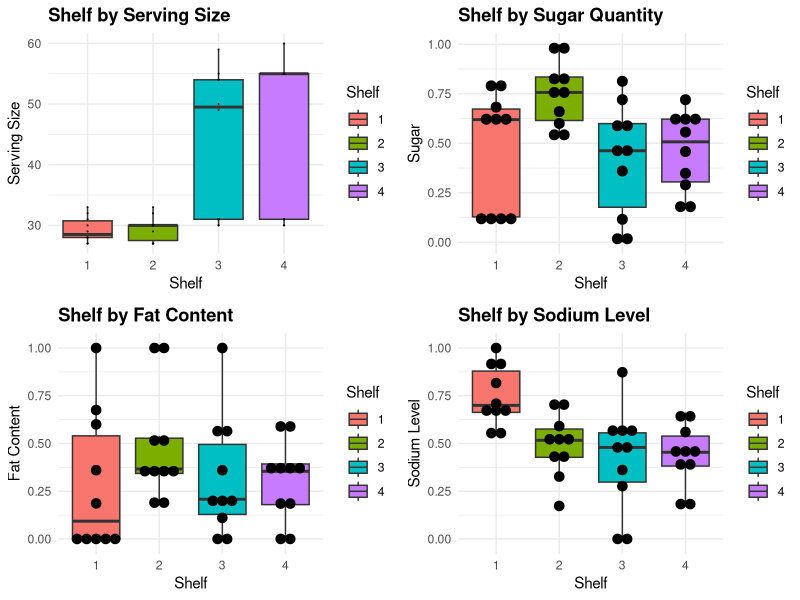
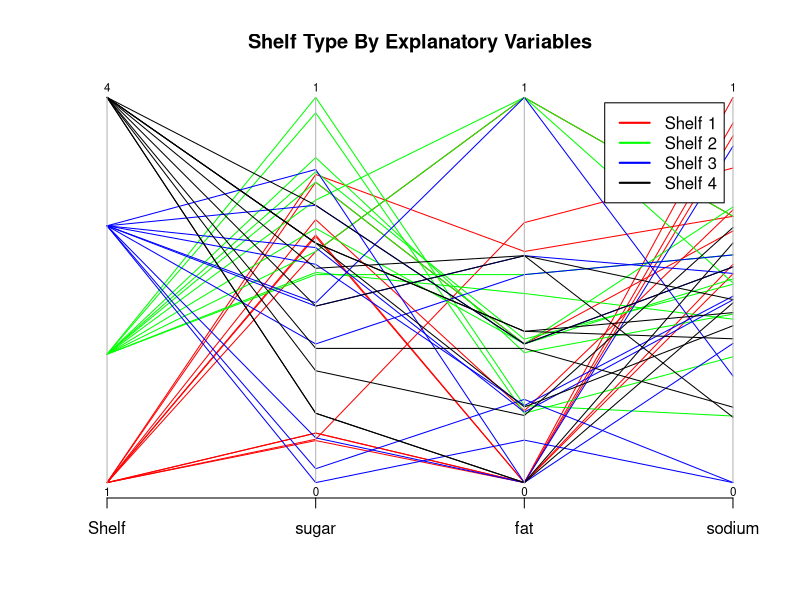
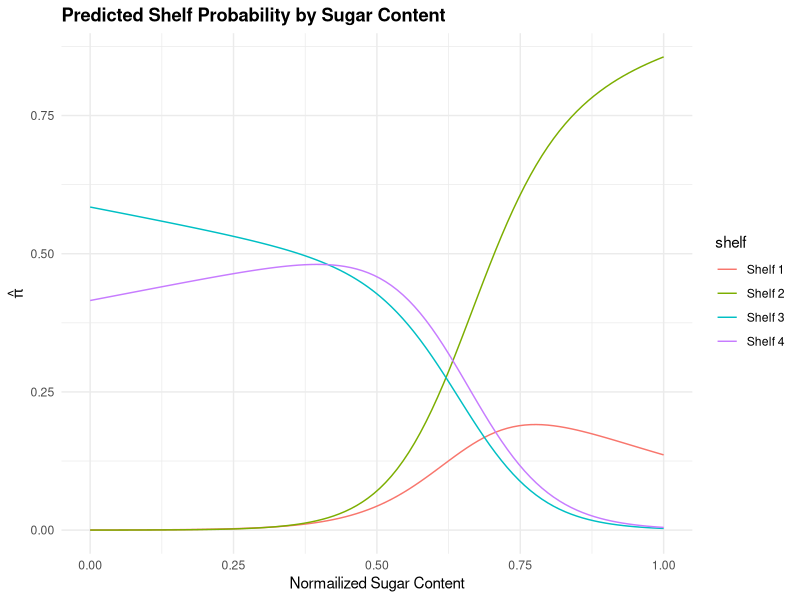
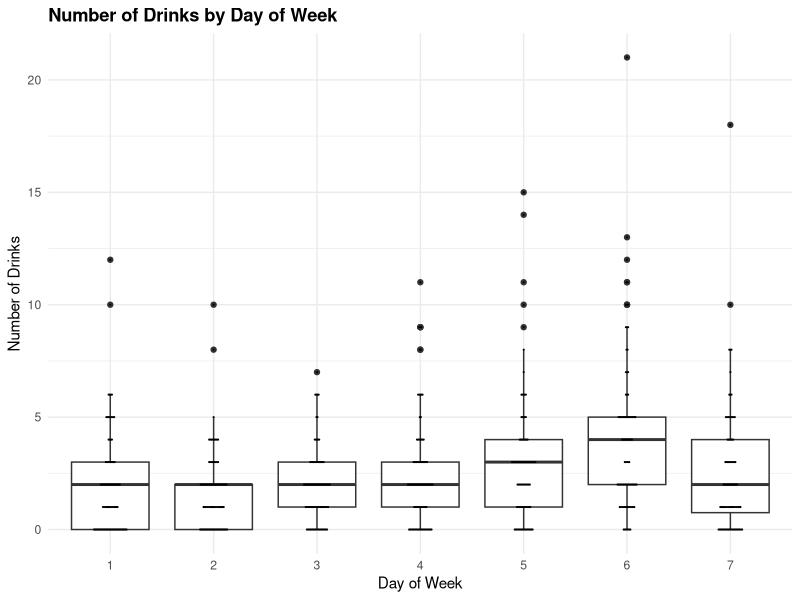
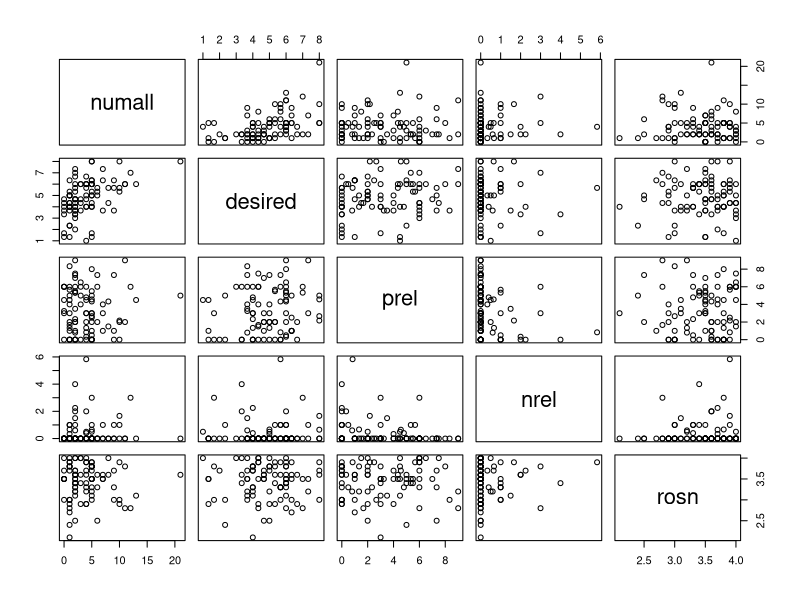
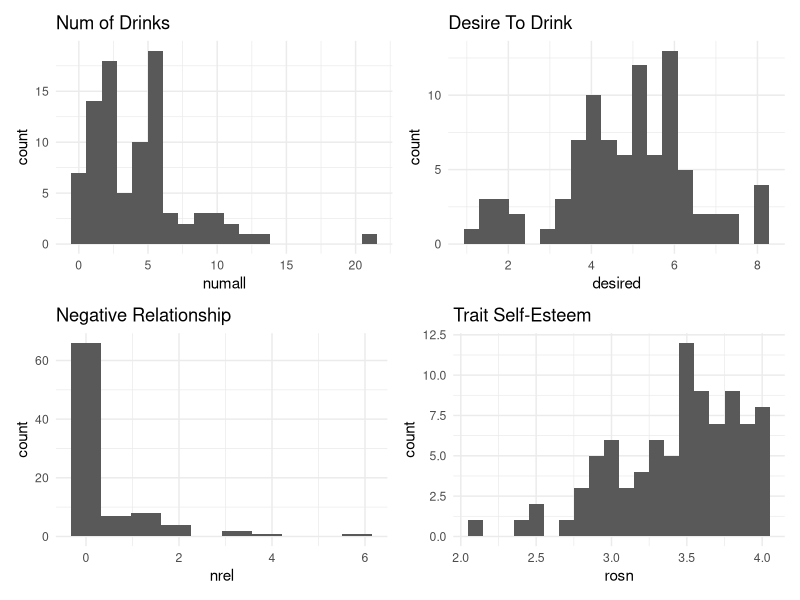
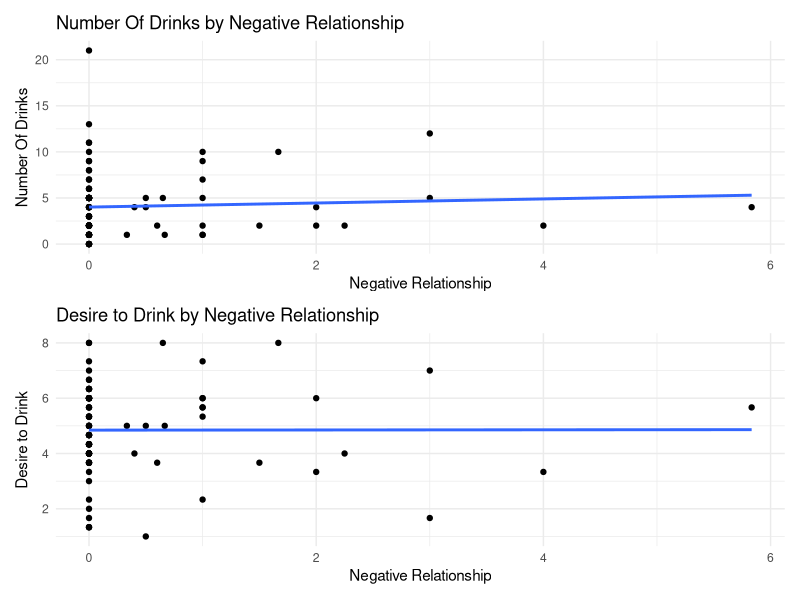
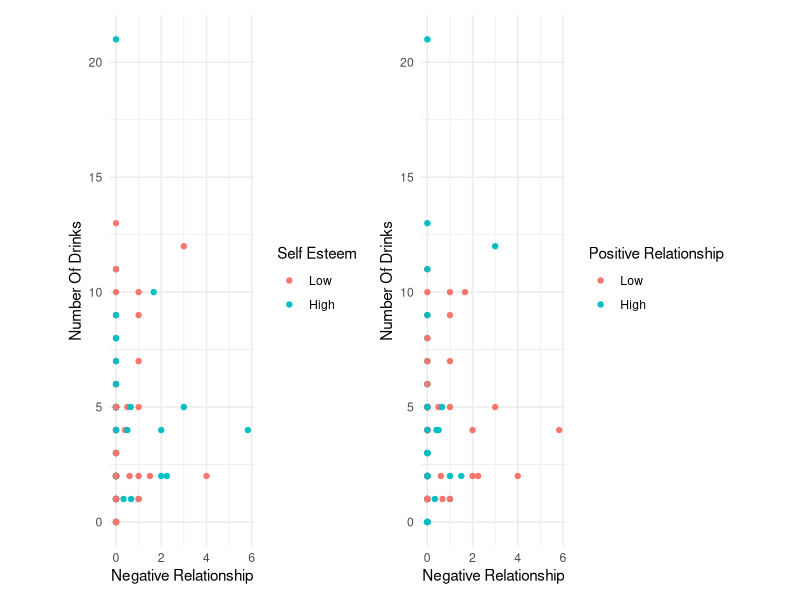

Write the R code that produced these figures, in order.
## ---- chunk 1
# install.packages("MASS")
# install.packages("ggplot2")
# install.packages("MASS")
# install.packages("GGally")
library(tidyverse)
library(patchwork)
library(magrittr)
library(MASS)
library(ggplot2)
library(GGally)
library(knitr)
library(gridExtra)

# multinomial regression
library(nnet)

# car pacakge for testing
library(car)

theme_set(theme_minimal())
knitr::opts_chunk$set(tidy.opts = list(width_cutoff = 100), tidy = TRUE)
knitr::opts_chunk$set(message = FALSE)
## ---- chunk 2
cereal <- read_csv("../data/short-questions/cereal_dillons.csv")
## ---- chunk 3
# reformatting the explanatory variables
# cereal$Shelf <- factor(cereal$Shelf)

# normalize the explanatory variables
# 1. divide by serving size
# 2. normalized

stand01 <- function(x) {
  (x - min(x)) / (max(x) - min(x))
}

cereal2 <- data.frame(
  Shelf = cereal$Shelf,
  size = cereal$size_g,
  sugar = stand01(x = cereal$sugar_g / cereal$size_g),
  fat = stand01(x = cereal$fat_g / cereal$size_g),
  sodium = stand01(x = cereal$sodium_mg / cereal$size_g)
)
summary(cereal2)
## ---- chunk 4
p1 <- cereal2 %>%
  mutate(Shelf = as.factor(Shelf)) %>%
  ggplot(aes(Shelf, size)) +
  geom_boxplot(aes(fill = Shelf)) +
  geom_dotplot(binaxis = "y", stackdir = "center", binwidth = 0.05) +
  # coord_flip() +
  ggtitle("Shelf by Serving Size") +
  theme(plot.title = element_text(lineheight = 1, face = "bold")) +
  ylab("Serving Size") +
  xlab("Shelf")

p2 <- cereal2 %>%
  mutate(Shelf = as.factor(Shelf)) %>%
  ggplot(aes(Shelf, sugar)) +
  geom_boxplot(aes(fill = Shelf)) +
  geom_dotplot(binaxis = "y", stackdir = "center", binwidth = 0.05) +
  # coord_flip() +
  ggtitle("Shelf by Sugar Quantity") +
  theme(plot.title = element_text(lineheight = 1, face = "bold")) +
  ylab("Sugar") +
  xlab("Shelf")

p3 <- cereal2 %>%
  mutate(Shelf = as.factor(Shelf)) %>%
  ggplot(aes(Shelf, fat)) +
  geom_boxplot(aes(fill = Shelf)) +
  geom_dotplot(binaxis = "y", stackdir = "center", binwidth = 0.05) +
  # coord_flip() +
  ggtitle("Shelf by Fat Content") +
  theme(plot.title = element_text(lineheight = 1, face = "bold")) +
  ylab("Fat Content") +
  xlab("Shelf")

p4 <- cereal2 %>%
  mutate(Shelf = as.factor(Shelf)) %>%
  ggplot(aes(Shelf, sodium)) +
  geom_boxplot(aes(fill = Shelf)) +
  geom_dotplot(binaxis = "y", stackdir = "center", binwidth = 0.05) +
  # coord_flip() +
  ggtitle("Shelf by Sodium Level") +
  theme(plot.title = element_text(lineheight = 1, face = "bold")) +
  ylab("Sodium Level") +
  xlab("Shelf")


grid.arrange(p1, p2, p3, p4, nrow = 2, ncol = 2)
## ---- chunk 5
# for ease of visualization, Adding shelf here.
cols <- c("red", "green", "blue", "black")
parcoord(cereal2[c("Shelf", "sugar", "fat", "sodium")],
  col = cols[cereal2$Shelf], var.label = TRUE,
  main = "Shelf Type By Explanatory Variables"
)
legend("topright",
  legend = c("Shelf 1", "Shelf 2", "Shelf 3", "Shelf 4"),
  lwd = 2, col = cols, inset = 0.05
)
## ---- chunk 6
model_cereal_shelves_linear <- multinom(
  formula = factor(Shelf) ~ sugar
    + fat
    + sodium,
  data = cereal2
)

summary(model_cereal_shelves_linear)
## ---- chunk 7
model_cereal_shelves_cross <- multinom(
  formula = factor(Shelf) ~ sugar
    + fat
    + sodium
    + sugar:fat
    + sugar:sodium
    + fat:sodium
    + sugar:fat:sodium,
  data = cereal2
)

summary(model_cereal_shelves_cross)
## ---- chunk 8
lrt_cereal_main_effects <- Anova(model_cereal_shelves_linear, test = "LR")
lrt_cereal_main_effects
## ---- chunk 9
lrt_cereal_quadratic_effects <- anova(model_cereal_shelves_linear,
  model_cereal_shelves_cross,
  test = "Chisq"
)
lrt_cereal_quadratic_effects
## ---- chunk 10
# create a data set with standardized value
new.data <- data.frame(
  "Cereal" = "Apple Jack",
  "size_g" = 28,
  "sugar_g" = 12,
  "fat_g" = 0.5,
  "sodium_mg" = 130
)

stand02 <- function(new_data, original_data, col_names) {
  for (col_name in col_names) {
    min_val <- min(original_data[col_name] / original_data["size_g"])
    max_val <- max(original_data[col_name] / original_data["size_g"])

    new_col_name <- substring(col_name, 0, unlist(gregexpr('_', col_name))[1] - 1)
    new_data[new_col_name] <- (new_data[col_name] / new_data["size_g"] - min_val) / (max_val - min_val)
  }
  return(new_data)
}

new.data <- stand02(new.data, cereal, c("sugar_g", "fat_g", "sodium_mg"))

# get model prediction for the given inputs
aj_shelf_probs <- predict(model_cereal_shelves_linear,
  newdata = new.data,
  type = "probs" # could use type = "class"
)

# aj_shelf_probs
data.frame(pi.hat = round(aj_shelf_probs, 3) * 100)
## ---- chunk 11
# stats taken from summary(cereal2) statistics from earlier

min_sugar <- 0
max_sugar <- 1

mean_fat <- mean(cereal2$fat)
mean_sodium <- mean(cereal2$sodium)

# get prob for every single suger level s, holding fat and sodium constant
shelfs <- function(s) {
  new.data <- data.frame(
    "sugar" = s,
    "fat" = mean_fat,
    "sodium" = mean_sodium
  )

  pred.prob <- predict(model_cereal_shelves_linear,
    newdata = new.data, type = "probs"
  )

  outputs <- data.frame(pi.hat = round(pred.prob, 10))
  return(outputs)
}


model.preds <- data.frame(
  x = seq(0, 1, length.out = 100),
  values = c(
    shelfs(seq(0, 1, length.out = 100))$pi.hat.1,
    shelfs(seq(0, 1, length.out = 100))$pi.hat.2,
    shelfs(seq(0, 1, length.out = 100))$pi.hat.3,
    shelfs(seq(0, 1, length.out = 100))$pi.hat.4
  ),
  shelf = rep(c("Shelf 1", "Shelf 2", "Shelf 3", "Shelf 4"),
    each = 100
  )
)

ggplot(
  model.preds, # Draw ggplot2 plot
  aes(x, values, col = shelf)
) +
  geom_line() +
  ggtitle("Predicted Shelf Probability by Sugar Content") +
  theme(plot.title = element_text(lineheight = 1, face = "bold")) +
  ylab(expression(hat(pi))) +
  xlab("Normailized Sugar Content")
## ---- chunk 12
# get the standard deviations
sd.cereal <- apply(X = cereal2[c("sugar", "fat", "sodium")], MARGIN = 2, FUN = sd)
c.value <- round(sd.cereal, 4)

# get the estimated parameters for each shelf level
beta.hat2 <- coefficients(model_cereal_shelves_linear)[1, 2:4]
beta.hat3 <- coefficients(model_cereal_shelves_linear)[2, 2:4]
beta.hat4 <- coefficients(model_cereal_shelves_linear)[3, 2:4]

# using confint to compute CI for each explanatory variable
conf.beta <- confint(object = model_cereal_shelves_linear, level = 0.95)

# Odds for j = 2 vs j = 1 (Shelf 2 vs Shelf 1)
OR_2_1 <- round(exp(c.value * beta.hat2), 4)
OR_CI_2_1 <- round(exp((c.value * conf.beta[2:4, 1:2, 1])), 4)

# Odds for j = 3 vs j = 1 (Shelf 3 vs Shelf 1)
OR_3_1 <- round(exp(c.value * beta.hat3), 4)
OR_CI_3_1 <- round(exp((c.value * conf.beta[2:4, 1:2, 2])), 4)

# Odds for j = 4 vs j = 1 (Shelf 4 vs Shelf 1)
OR_4_1 <- round(exp(c.value * beta.hat4), 4)
OR_CI_4_1 <- round(exp((c.value * conf.beta[2:4, 1:2, 3])), 4)

odds_ratios <- cbind(c.value, cbind(OR_2_1, OR_CI_2_1), cbind(OR_3_1, OR_CI_3_1), cbind(OR_4_1, OR_CI_4_1))
odds_ratios
## ---- chunk 13
drinks <- read_csv("../data/short-questions/DeHartSimplified.csv")

summary(drinks)
## ---- chunk 14
drinks %>%
  dplyr::mutate(dow_factor = factor(dayweek)) %>%
  dplyr::select(dow_factor, numall) %>%
  drop_na() %>%
  ggplot(aes(dow_factor, numall)) +
  geom_boxplot(aes(dow_factor)) +
  geom_dotplot(binaxis = "y", stackdir = "center", binwidth = 0.05) +
  ggtitle("Number of Drinks by Day of Week") +
  theme(plot.title = element_text(lineheight = 1, face = "bold")) +
  ylab("Number of Drinks") +
  xlab("Day of Week")
## ---- chunk 15
sat_drinks <- drinks %>%
  dplyr::filter(dayweek == 6) %>%
  dplyr::select(numall, desired, prel, nrel, rosn) %>%
  drop_na()

pairs(sat_drinks)
## ---- chunk 16
h1 <- sat_drinks %>%
  ggplot(aes(numall)) +
  geom_histogram(bins = 20) +
  ggtitle("Num of Drinks")

h2 <- sat_drinks %>%
  ggplot(aes(desired)) +
  geom_histogram(bins = 20) +
  ggtitle("Desire To Drink")

h3 <- sat_drinks %>%
  ggplot(aes(nrel)) +
  geom_histogram(bins = 10) +
  ggtitle("Negative Relationship")


h4 <- sat_drinks %>%
  ggplot(aes(rosn)) +
  geom_histogram(bins = 20) +
  ggtitle("Trait Self-Esteem")

(h1 | h2) / (h3 | h4)

sat_drinks %>%
  mutate(rounded_nrel = round(nrel, 0)) %>%
  count(rounded_nrel) %>%
  mutate(prop = round(prop.table(n), 2)) %>%
  kable(col.names = c("Negative Relationship", "Count", "Proportion"))
## ---- chunk 17
p2_1 <- sat_drinks %>%
  ggplot(aes(nrel, numall)) +
  geom_point() +
  geom_smooth(method = lm, se = FALSE) +
  ggtitle("Number Of Drinks by Negative Relationship") +
  ylab("Number Of Drinks") +
  xlab("Negative Relationship")

p2_2 <- sat_drinks %>%
  ggplot(aes(nrel, desired)) +
  geom_point() +
  geom_smooth(method = lm, se = FALSE) +
  ggtitle("Desire to Drink by Negative Relationship") +
  ylab("Desire to Drink") +
  xlab("Negative Relationship")

p2_1 / p2_2
## ---- chunk 18
sat_drinks <- sat_drinks %>%
  mutate(high_self_esteem = rosn > median(rosn))

p3_1 <- sat_drinks %>%
  ggplot(aes(x = nrel, y = numall, color = high_self_esteem)) +
  geom_point() +
  coord_quickmap() +
  ylab("Number Of Drinks") +
  xlab("Negative Relationship") +
  scale_color_discrete(name = "Self Esteem", labels = c("Low", "High"))


p3_2 <- sat_drinks %>%
  mutate(high_positive_relationship = prel > median(prel)) %>%
  ggplot(aes(x = nrel, y = numall, color = high_positive_relationship)) +
  geom_point() +
  coord_quickmap()+ 
  ylab("Number Of Drinks") +
  xlab("Negative Relationship") +
  scale_color_discrete(name = "Positive Relationship", labels = c("Low", "High"))

p3_1 | p3_2
## ---- chunk 19
mod_nrel <-
  sat_drinks %>% glm(
    formula = numall ~ nrel,
    family = poisson(link = log)
  )

summary(mod_nrel)
## ---- chunk 20
mod_nrel_and_prel <-
  sat_drinks %>% glm(
    formula = numall ~ nrel + prel,
    family = poisson(link = log)
  )

summary(mod_nrel_and_prel)
## ---- chunk 21
mod_desired <-
  sat_drinks %>% glm(formula = desired ~ nrel, data = .)

summary(mod_desired)
## ---- chunk 22
model.neg.relationship.rosn <- sat_drinks %>%
  glm(
    formula = numall ~ nrel + rosn + nrel:rosn,
    family = poisson(link = "log")
  )
summary(model.neg.relationship.rosn)

